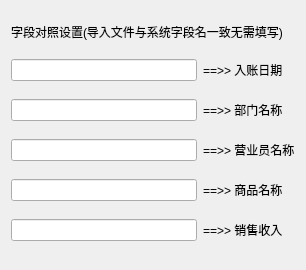
<?xml version="1.0" encoding="UTF-8"?>
<ui version="4.0">
 <class>import_Form</class>
 <widget class="QWidget" name="import_Form">
  <property name="geometry">
   <rect>
    <x>0</x>
    <y>0</y>
    <width>306</width>
    <height>270</height>
   </rect>
  </property>
  <property name="windowTitle">
   <string>数据文件导入配置</string>
  </property>
  <layout class="QGridLayout" name="gridLayout">
   <item row="0" column="0" colspan="2">
    <widget class="QLabel" name="label_5">
     <property name="sizePolicy">
      <sizepolicy hsizetype="Preferred" vsizetype="Fixed">
       <horstretch>0</horstretch>
       <verstretch>0</verstretch>
      </sizepolicy>
     </property>
     <property name="text">
      <string>字段对照设置(导入文件与系统字段名一致无需填写)</string>
     </property>
    </widget>
   </item>
   <item row="1" column="0">
    <widget class="QLineEdit" name="date_map_lineEdit"/>
   </item>
   <item row="1" column="1">
    <widget class="QLabel" name="label">
     <property name="text">
      <string>==&gt;&gt; 入账日期</string>
     </property>
    </widget>
   </item>
   <item row="2" column="0">
    <widget class="QLineEdit" name="depts_map_lineEdit"/>
   </item>
   <item row="2" column="1">
    <widget class="QLabel" name="label_2">
     <property name="text">
      <string>==&gt;&gt; 部门名称</string>
     </property>
    </widget>
   </item>
   <item row="3" column="0">
    <widget class="QLineEdit" name="employees_map_lineEdit"/>
   </item>
   <item row="3" column="1">
    <widget class="QLabel" name="label_4">
     <property name="text">
      <string>==&gt;&gt; 营业员名称</string>
     </property>
    </widget>
   </item>
   <item row="4" column="0">
    <widget class="QLineEdit" name="goods_map_lineEdit"/>
   </item>
   <item row="4" column="1">
    <widget class="QLabel" name="label_3">
     <property name="text">
      <string>==&gt;&gt; 商品名称</string>
     </property>
    </widget>
   </item>
   <item row="5" column="0">
    <widget class="QLineEdit" name="sales_map_lineEdit"/>
   </item>
   <item row="5" column="1">
    <widget class="QLabel" name="label_6">
     <property name="text">
      <string>==&gt;&gt; 销售收入</string>
     </property>
    </widget>
   </item>
  </layout>
 </widget>
 <resources/>
 <connections/>
</ui>
